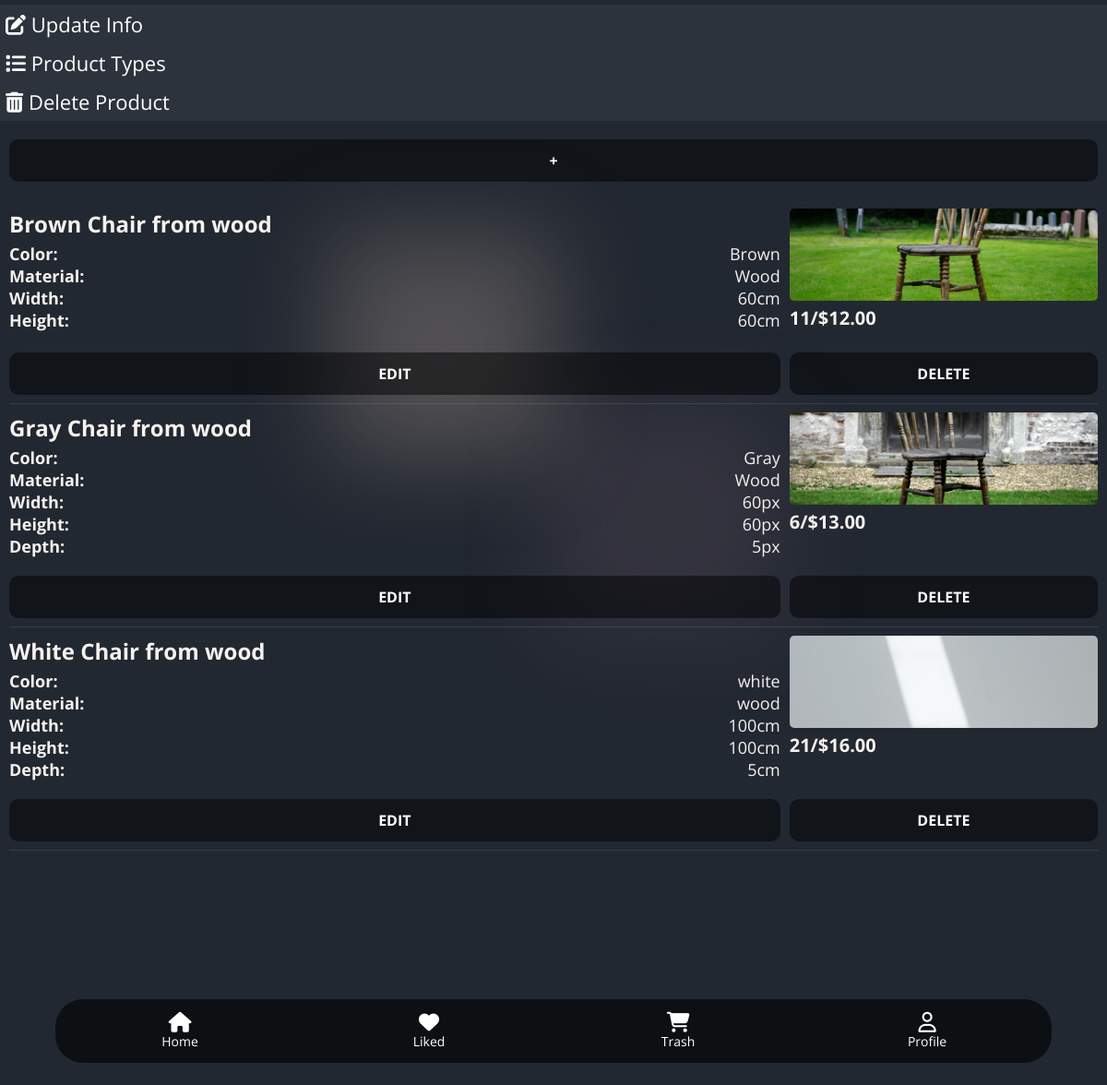
Page /products/brown-chair-from-wood/product-types (signed in) on the committed database.
### base/models.py (models this page shows, shortened)
class ProductType(models.Model):
   title = models.CharField(max_length=100)
   image = models.ImageField(upload_to='product_types/{}/'.format(title),  blank=True)
   color = models.CharField(max_length=50, blank=True)
   material = models.CharField(max_length=50, blank=True)
   width = models.CharField(max_length=50, blank=True)
   height = models.CharField(max_length=50, blank=True)
   depth = models.CharField(max_length=50, blank=True)
   counts = models.IntegerField(default=0, blank=True)
   cost = models.IntegerField(default=0, blank=True)
   created = models.DateTimeField(auto_now_add=True)
   updated = models.DateTimeField(auto_now=True)

### base/views/products_view.py (the view)
# urls.py: path('products/<str:slug>/product-types', update_product_types_view, name='product-types'),
@login_required(login_url='base:sign-in')
def update_product_types_view(request, slug):
   page_type = 'update_product_types'
   product = Product.objects.get(slug=slug)
   context = {
      'page_type': page_type,
      'product': product,
   }
   return render(request, 'base/product/product_panel.html', context)

### base/templates/base/product/product_panel.html (shortened to what this page needs)
{% include 'main.html' %}
{% load static %}
{% block title %}
<link rel="stylesheet" href="{% static 'css/user/update_profile.css' %}">
<link rel="stylesheet" href="{% static 'css/product/product_panel.css' %}">
{% endblock title %}
{% block content %}
<div class="pre__form">
   <div class="menu">
      <a class="menu__item" href="{% url 'base:update-product' product.slug  %}"><i class="fa-solid fa-pen-to-square"></i> Update Info</a>
      <a class="menu__item" href="{% url 'base:product-types' product.slug %}"><i class="fa-solid fa-list"></i> Product Types</a>
      <a class="menu__item" href="{% url 'base:delete-product' product.slug %}"><i class="fa-solid fa-trash-can"></i> Delete Product</a>
   </div>
   {% if page_type == 'update_info' %}
      {% include 'base/product/product__panel/update_product.html' %}
   {% elif page_type == 'update_product_types' %}
      {% include 'base/product/product__panel/update_product_types.html' %}
   {% elif page_type == 'add_new_product_type' %}
      {% include 'base/product/product__panel/add_new_product_type.html' %}
   {% elif page_type == 'delete_product_type' or page_type == 'delete_product' %}
      {% include 'base/product/product__panel/delete_product.html' %}
   {% endif %}
</div>
{% endblock content %}

### base/templates/base/product/product__panel/update_product_types.html (shortened to what this page needs)
<div class="product__types__more">
   <a href="{% url 'base:add-new-product-type' product.slug %}" class="btn">+</a>
</div>
<div class="product__types">
   {% if product.product_types.all|length  != 0 %}
      {% for type in product.product_types.all %}
         <div class="product__type">
            <div class="product__type__left">
               <h3>{{type.title}}</h3>
               <div class="">
                  <b>Color: </b>
                  {{type.color}}
               </div>
               {% if type.material %}
                  <div class="">
                     <b>Material: </b>
                     {{type.material}}
                  </div>
               {% endif %}
               {% if type.width %}
               <div class="">
                  <b>Width: </b>
                  {{type.width}}
               </div>
               {% endif %}
               {% if type.height %}
               <div class="">
                  <b>Height: </b>
                  {{type.height}}
               </div>
               {% endif %}
               {% if type.depth %}
               <div class="">
                  <b>Depth: </b>
                  {{type.depth}}
               </div>
            {% endif %}
            </div>
            <div class="product__type__right">
               <img src="/static/media/{{type.image}}" alt="{{type.title}}">
               <span>{{type.counts}}/${{type.cost}}.00</span>
            </div>
            <a  href="{% url 'base:update-product-type' product.slug type.id %}" class="btn">edit</a>
            <a  href="{% url 'base:delete-product-type' product.slug type.id %}" class="btn">delete</a>
         </div>
      {% endfor %}
   {% else %}
   <h2>Products Not Found</h2>
   {% endif %}
</div>

### static/css/main.css (style rules this page uses)
* { box-sizing: border-box; padding: 0; margin: 0; text-decoration: none; outline: none; background-color: transparent;; }
body { background-color: var(--black); color: var(--gray); font-size: var(--text-l); font-family: var(--open-sans); overflow-x: hidden; position: relative; }
body::after { display: block; content: ''; width: 1px; height: 1px; background-color: rgba(213, 190, 177, 0.267); box-shadow: 0 0 100px 120px rgba(213, 190, 177, 0.267); z-index: -1; position: absolute; top: 40%; left: 40%; border-radius: 100%; }
body::before { display: block; content: ''; width: 1px; height: 1px; background-color: rgb(128, 107, 125, .2); box-shadow: 0 0 100px 120px rgb(128, 107, 125, .2); z-index: -1; position: absolute; top: 60%; left: 60%; border-radius: 100%; }
.btn { padding: 12px 16px; font-size: var(--text-l); text-transform: uppercase; background-color: rgb(0,0,0,.5); border: none; color: var(--white); border-radius: 10px; margin: 4px 0; width: 100%; margin-top: 10px; font-weight: bold; cursor: pointer; transition: all .3s linear; font-size: 16px; display: flex; justify-content: center; align-items: center; flex-direction: column; }
a { color: white; }

### static/css/user/update_profile.css (style rules this page uses)
.product__types__more { display: flex; justify-content: end; align-items: center; width: 100%; margin: 10px 0; padding: 0 10px; }
.product__types { display: flex; justify-content: start; align-items: start; flex-direction: column; width: 100%; padding: 10px; }
.product__type { display: grid; grid-template-columns: 2.5fr 1fr; width: 100%; padding: 5px 0; border-bottom: 1px solid rgb(254,254,254,.1); gap: 10px; margin-bottom: 4px; transition: all .3s linear; }
.product__type__left { width: 100%; }
.product__type__left h3 { font-size: 24px; margin-bottom: 4px; }
.product__type__right img { width: 100%; height: 100%; max-height: 100px; object-fit: cover; border-radius: 5px; }
.product__type__left div { display: flex; justify-content: space-between; align-items: center; width: 100%; font-size: 18px; }
.product__type__right span { font-size: 20px; font-weight: bold; }

### static/css/product/product_panel.css (style rules this page uses)
.pre__form { display: flex; justify-content: start; align-items: start; flex-direction: column; width: 100%; margin-bottom: 20%; }
.menu { display: flex; justify-content: start; align-items: start; flex-direction: column; width: 100%; overflow-x: hidden; overflow-y: auto; background-color: rgb(254,254,254,.05); margin-top: 5px; }
.menu a { font-size: 22px; transition: all .3s linear; width: 100%; padding: 6px; cursor: pointer; gap: 10px; color:var(--white) }

### static/css/varibles.css (style rules this page uses)
:root { --white: #fff; --gray: #F7F1EE; --gold: #CFAF76; --pink: #D5BEB1; --purple: #806b7d; --dark-gray: #393E46; --black: #222831; --open-sans: 'Open Sans', sans-serif; --playfair-dispay: 'Playfair Display', serif; --mono: monospace; --text-s: 10px; --text-m: 14px; --text-l: 18px; --text-xl: 22px; --text-2xl: 26px; --text-3xl: 28px; --text-4l: 32px; }

### rows in the picture
ProductType: title "Brown Chair from wood", color "Brown", material "Wood", width "60cm", height "60cm", image (picture), counts "11", cost "12"
ProductType: title "Gray Chair from wood", color "Gray", material "Wood", width "60px", height "60px", depth "5px", image (picture), counts "6", cost "13"
ProductType: title "White Chair from wood", color "white", material "wood", width "100cm", height "100cm", depth "5cm", image (picture), counts "21", cost "16"
